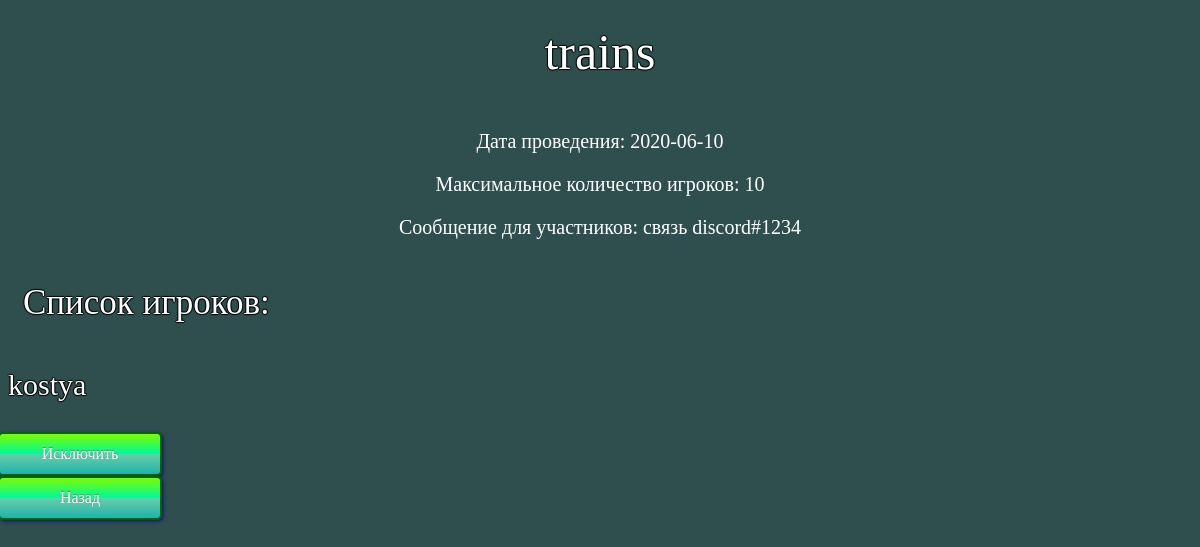
Page /room/1 (signed in) on the earlier database version.
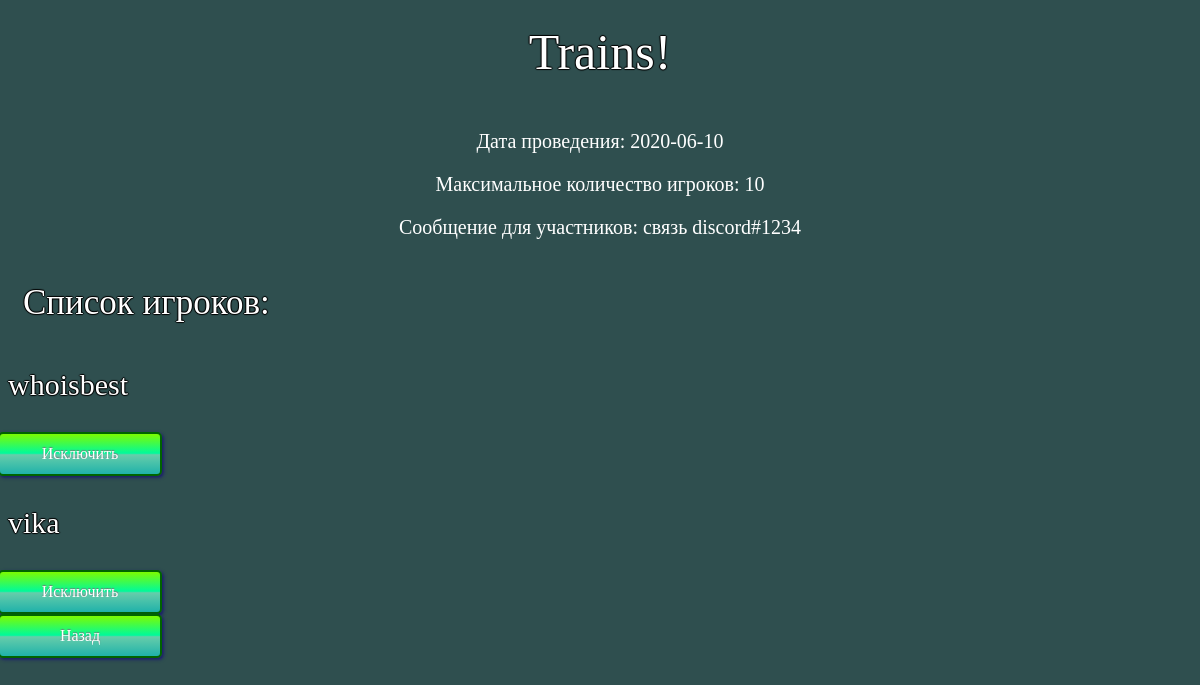
Same page on the later database version.
### app/models.py (models this page shows, shortened)
class Room(db.Model):
    id = db.Column(db.Integer, primary_key=True)
    name = db.Column(db.String(20))
    start_time = db.Column(db.DateTime)
    max_num_of_player = db.Column(db.Integer)
    host_message = db.Column(db.String(2020))
    host_id = db.Column(db.Integer, db.ForeignKey('user.id'))
    game_id = db.Column(db.Integer, db.ForeignKey('game.id'))

class User(db.Model, UserMixin):
    id = db.Column(db.Integer, primary_key=True)
    username = db.Column(db.String(20), unique=True, nullable=False)
    email = db.Column(db.String(120), unique=True, nullable=False)
    password = db.Column(db.String(60), nullable=False)
    is_admin = db.Column(db.Boolean)
    rooms = db.relationship('Room', secondary='user_room', backref='participants', lazy=True)
    user_rooms = db.relationship('Room', backref='host', lazy=True)

### app/matches/routes.py (the view)
@matches.route("/room/<int:room_id>")
@login_required
def show_room(room_id):
    room = Room.query.get(room_id)
    if room_id:
        return render_template('match_page.html', room=room)
    else:
        return redirect(url_for('matches.user_page'))

### app/models.py (called while the page is built)
@login_manager.user_loader
def load_user(user_id):
    return User.query.get(int(user_id))

### app/templates/match_page.html (shortened to what this page needs)
<html/>
<head>
<link rel="stylesheet" type="text/css" href="../static/match_page_style.css">
</head>
<body/>
<center/><h1>{{ room.name }}</h1></center>
  <p align="center">
    <label>Дата проведения: {{ room.start_time.date() }}<br></label>
  </p>
  <p align="center">
    <label>Максимальное количество игроков: {{ room.max_num_of_player }}<br></label>
  </p>
    <p align="center">
    <label>Сообщение для участников: {{ room.host_message }}<br></label>
  </p>
<h2>Список игроков:</h2>
{% for p in room.participants %}
<div>
  <h3>{{ p.username }}</h3>
  {% if current_user.id == room.host_id %}
  <a href="{{ url_for('matches.exclude_user', user_id=p.id, room_id=room.id) }}" class="button3">Исключить</a>
  {% endif %}
</div>
{% endfor %}
<a href="{{ url_for('matches.user_page') }}" class="button3">Назад</a>
</body>
</html>

Differences in the rows shown:
no longer on this page (row unchanged): User: username "kostya"
changed Room "связь discord#1234": name "trains" → "Trains!"
now on this page (row unchanged): User: username "whoisbest"
added User: username "vika"
